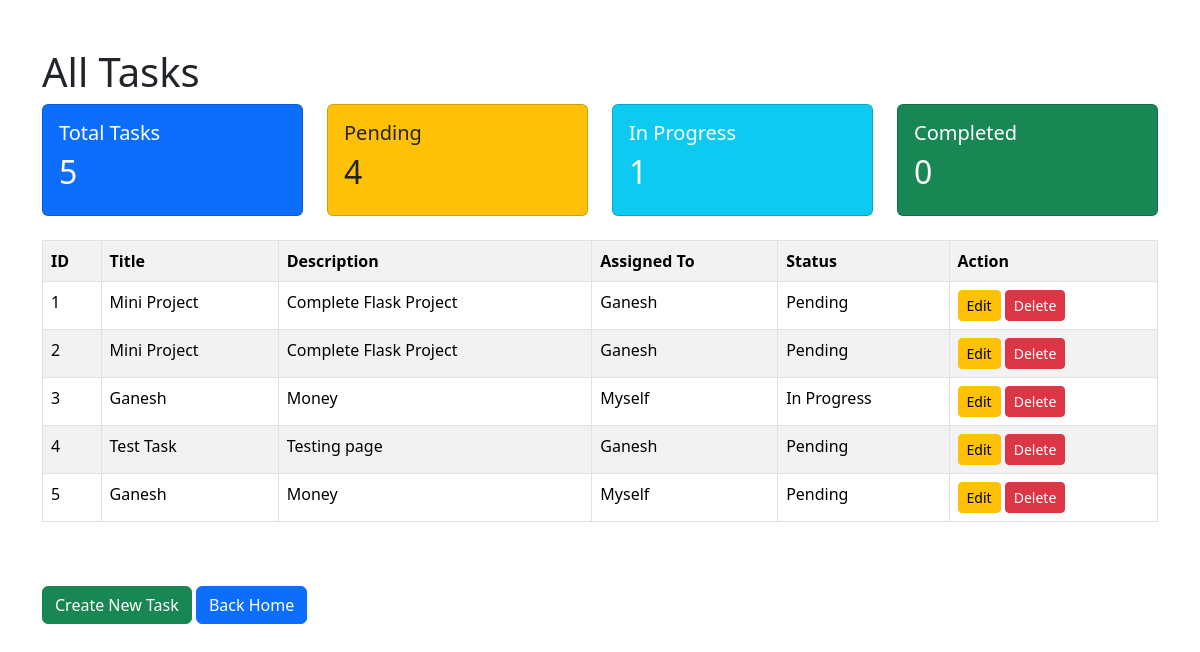
The page /tasks on the database its author committed.
### tables this page shows
CREATE TABLE tasks(
        id INTEGER PRIMARY KEY AUTOINCREMENT,
        title TEXT,
        description TEXT,
        assigned_to TEXT,
        status TEXT
    );

### app.py (the view)
@app.route("/tasks")
def tasks():
    conn = sqlite3.connect("database.db")
    cur = conn.cursor()
    cur.execute("SELECT * FROM tasks")
    all_tasks = cur.fetchall()
    conn.close()
    total = len(all_tasks)
    pending = len([t for t in all_tasks if t[4] == "Pending"])
    inprogress = len([t for t in all_tasks if t[4] == "In Progress"])
    completed = len([t for t in all_tasks if t[4] == "Completed"])
    return render_template(
        "tasks.html",
        tasks=all_tasks,
        total=total,
        pending=pending,
        inprogress=inprogress,
        completed=completed
    )

### templates/tasks.html (shortened to what this page needs)
<!DOCTYPE html>
<html>
<head>
    <link href="https://cdn.jsdelivr.net/npm/bootstrap@5.3.3/dist/css/bootstrap.min.css" rel="stylesheet">
</head>
<body class="container mt-5">
<h1>All Tasks</h1>
<div class="row mb-4">
    <div class="col-md-3">
        <div class="card bg-primary text-white">
            <div class="card-body">
                <h5>Total Tasks</h5>
                <h2>{{ total }}</h2>
            </div>
        </div>
    </div>
    <div class="col-md-3">
        <div class="card bg-warning text-dark">
            <div class="card-body">
                <h5>Pending</h5>
                <h2>{{ pending }}</h2>
            </div>
        </div>
    </div>
    <div class="col-md-3">
        <div class="card bg-info text-white">
            <div class="card-body">
                <h5>In Progress</h5>
                <h2>{{ inprogress }}</h2>
            </div>
        </div>
    </div>
    <div class="col-md-3">
        <div class="card bg-success text-white">
            <div class="card-body">
                <h5>Completed</h5>
                <h2>{{ completed }}</h2>
            </div>
        </div>
    </div>
</div>
<table class="table table-bordered table-striped">
    <tr>
        <th>ID</th>
        <th>Title</th>
        <th>Description</th>
        <th>Assigned To</th>
        <th>Status</th>
        <th>Action</th>
    </tr>
    {% for task in tasks %}
    <tr>
        <td>{{ task[0] }}</td>
        <td>{{ task[1] }}</td>
        <td>{{ task[2] }}</td>
        <td>{{ task[3] }}</td>
        <td>{{ task[4] }}</td>
        <td>
            <a href="/edit_task/{{ task[0] }}"
   class="btn btn-warning btn-sm">
   Edit
</a>
<a href="/delete_task/{{ task[0] }}"
   class="btn btn-danger btn-sm">
   Delete
</a>
        </td>
    </tr>
    {% endfor %}
</table>
<br><br>
<a href="/create_task"
   class="btn btn-success">
   Create New Task
</a>
<a href="/"
   class="btn btn-primary">
   Back Home
</a>
</body>
</html>

### rows shown on the page
tasks: id "1", title "Mini Project", description "Complete Flask Project", assigned_to "Ganesh", status "Pending"
tasks: id "2", title "Mini Project", description "Complete Flask Project", assigned_to "Ganesh", status "Pending"
tasks: id "3", title "Ganesh", description "Money", assigned_to "Myself", status "In Progress"
tasks: id "4", title "Test Task", description "Testing page", assigned_to "Ganesh", status "Pending"
tasks: id "5", title "Ganesh", description "Money", assigned_to "Myself", status "Pending"

### other values the page prints
{{ total }} "5"
{{ pending }} "4"
{{ inprogress }} "1"
{{ completed }} "0"
